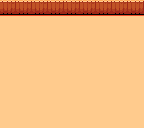

A level layout from a 2D game, rendered from its tile map. Below: a short description, then the map file with its tile-grid data intact:
An orthogonal 9x8 tile map with 16x16 px tiles, 2 tile layers (bot, top).

<map version="1.4" tiledversion="1.4.3" orientation="orthogonal" renderorder="right-down" width="9" height="8" tilewidth="16" tileheight="16" infinite="0" nextlayerid="3" nextobjectid="1">
 <tileset firstgid="1" name="ninja_tileset" tilewidth="16" tileheight="16" tilecount="1120" columns="28">
  <image source="tileset.png" width="448" height="640" />
  <tile id="408">
   <properties>
    <property name="collides" type="bool" value="true" />
   </properties>
  </tile>
 </tileset>
 <layer id="1" name="bot" width="9" height="8">
  <data encoding="csv">
409,409,409,409,409,409,409,409,409,
0,0,0,0,0,0,0,0,0,
0,0,0,0,0,0,0,0,0,
0,0,0,0,0,0,0,0,0,
0,0,0,0,0,0,0,0,0,
0,0,0,0,0,0,0,0,0,
0,0,0,0,0,0,0,0,0,
0,0,0,0,0,0,0,0,0
</data>
 </layer>
 <layer id="2" name="top" width="9" height="8">
  <data encoding="csv">
0,0,0,0,0,0,0,0,0,
386,386,386,386,386,386,386,386,386,
386,386,386,386,386,386,386,386,386,
386,386,386,386,386,386,386,386,386,
386,386,386,386,386,386,386,386,386,
386,386,386,386,386,386,386,386,386,
386,386,386,386,386,386,386,386,386,
386,386,386,386,386,386,386,386,386
</data>
 </layer>
</map>
